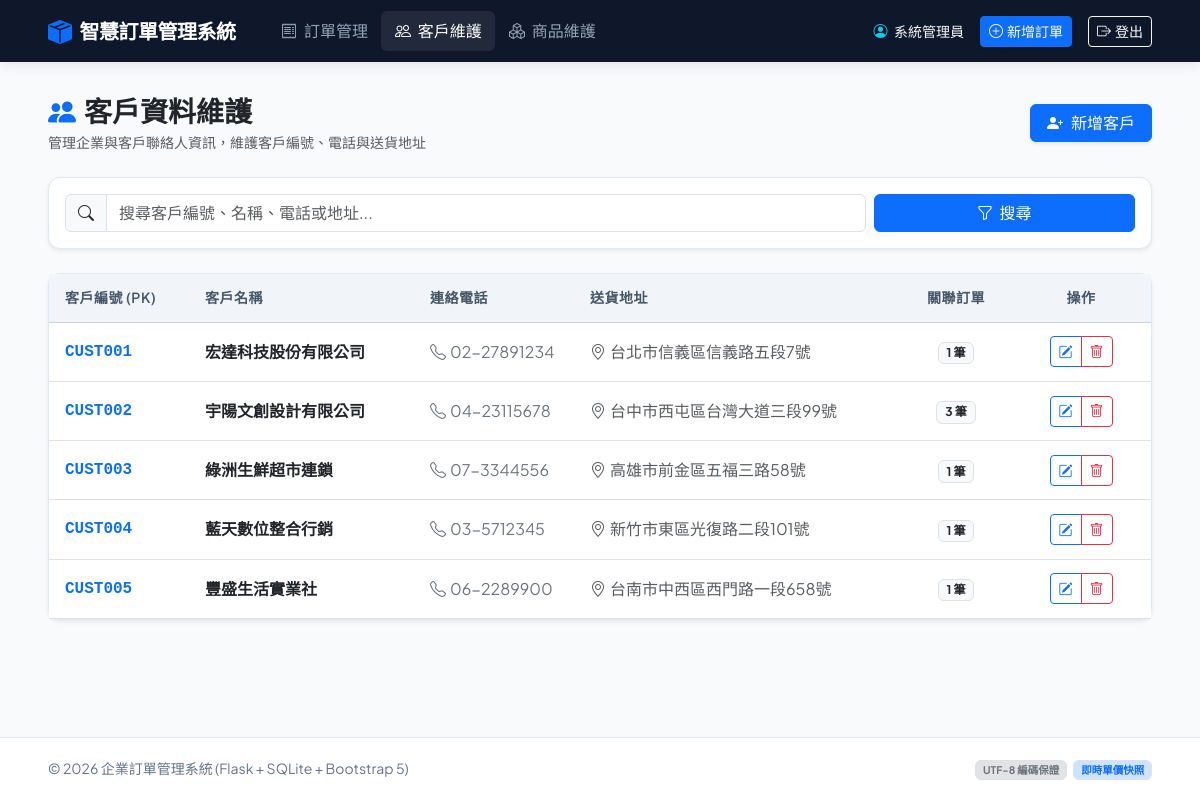
The app's page /customers (signed in) with its own data.
### tables this page shows
CREATE TABLE customer (
        customer_id TEXT PRIMARY KEY,
        name TEXT NOT NULL,
        phone TEXT NOT NULL,
        address TEXT NOT NULL
    );

### app.py (the view)
@app.route("/customers")
@login_required
def customers_list():
    q = request.args.get("q", "").strip()
    conn = get_db_connection()
    if q:
        wildcard = f"%{q}%"
        customers = conn.execute("""
            SELECT c.*, COUNT(o.order_id) AS order_count
            FROM customer c
            LEFT JOIN orders o ON c.customer_id = o.customer_id
            WHERE c.customer_id LIKE ? OR c.name LIKE ? OR c.phone LIKE ? OR c.address LIKE ?
            GROUP BY c.customer_id
            ORDER BY c.customer_id ASC;
        """, (wildcard, wildcard, wildcard, wildcard)).fetchall()
    else:
        customers = conn.execute("""
            SELECT c.*, COUNT(o.order_id) AS order_count
            FROM customer c
            LEFT JOIN orders o ON c.customer_id = o.customer_id
            GROUP BY c.customer_id
            ORDER BY c.customer_id ASC;
        """).fetchall()
    conn.close()
    return render_template("customers.html", customers=customers, search_query=q)

### app.py (called while the page is built)
def login_required(f):
    @wraps(f)
    def decorated_function(*args, **kwargs):
        if "user_id" not in session:
            flash("請先登入系統以存取管理功能", "warning")
            return redirect(url_for("login", next=request.url))
        return f(*args, **kwargs)
    return decorated_function

@app.context_processor
def inject_globals():
    return {
        "current_user": session.get("display_name"),
        "is_logged_in": "user_id" in session,
        "now": datetime.now()
    }

### database.py (called while the page is built)
def get_db_connection():
    conn = sqlite3.connect(DB_PATH)
    conn.row_factory = sqlite3.Row
    conn.execute("PRAGMA foreign_keys = ON;")
    return conn

### templates/customers.html (shortened to what this page needs)
{% extends "base.html" %}
{% block content %}
<div class="d-flex flex-column flex-md-row justify-content-between align-items-md-center gap-3 mb-4">
    <div>
        <h3 class="fw-bold mb-1 text-dark"><i class="bi bi-people-fill text-primary me-2"></i>客戶資料維護</h3>
        <p class="text-muted small mb-0">管理企業與客戶聯絡人資訊，維護客戶編號、電話與送貨地址</p>
    </div>
    <div>
        <button type="button" class="btn btn-primary px-3 shadow-sm d-flex align-items-center gap-2" data-bs-toggle="modal" data-bs-target="#customerModal" onclick="openAddModal()">
            <i class="bi bi-person-plus-fill"></i> 新增客戶
        </button>
    </div>
</div>
<div class="card shadow-sm mb-4">
    <div class="card-body p-3">
        <form method="GET" action="{{ url_for('customers_list') }}" class="row g-2">
            <div class="col-md-9">
                <div class="input-group">
                    <span class="input-group-text bg-light"><i class="bi bi-search"></i></span>
                    <input type="text" name="q" class="form-control" placeholder="搜尋客戶編號、名稱、電話或地址..." value="{{ search_query }}">
                </div>
            </div>
            <div class="col-md-3 d-flex gap-2">
                <button type="submit" class="btn btn-primary flex-grow-1">
                    <i class="bi bi-funnel me-1"></i> 搜尋
                </button>
            </div>
        </form>
    </div>
</div>
<div class="card shadow-sm">
    <div class="table-responsive">
        <table class="table table-hover align-middle mb-0">
            <thead class="table-light">
                <tr>
                    <th style="width: 140px;">客戶編號 (PK)</th>
                    <th>客戶名稱</th>
                    <th style="width: 160px;">連絡電話</th>
                    <th>送貨地址</th>
                    <th style="width: 110px;" class="text-center">關聯訂單</th>
                    <th style="width: 140px;" class="text-center">操作</th>
                </tr>
            </thead>
            <tbody>
                {% if customers %}
                    {% for c in customers %}
                    <tr>
                        <td class="font-monospace fw-bold text-primary">{{ c.customer_id }}</td>
                        <td>
                            <div class="fw-bold text-dark">{{ c.name }}</div>
                        </td>
                        <td>
                            <span class="text-secondary"><i class="bi bi-telephone me-1"></i>{{ c.phone }}</span>
                        </td>
                        <td>
                            <span class="text-muted"><i class="bi bi-geo-alt me-1"></i>{{ c.address }}</span>
                        </td>
                        <td class="text-center">
                            <span class="badge bg-light text-dark border">{{ c.order_count }} 筆</span>
                        </td>
                        <td class="text-center">
                            <div class="btn-group btn-group-sm">
                                <button type="button" class="btn btn-outline-primary btn-edit-customer"
                                        data-id="{{ c.customer_id }}"
                                        data-name="{{ c.name }}"
                                        data-phone="{{ c.phone }}"
                                        data-address="{{ c.address }}"
                                        title="編輯客戶">
                                    <i class="bi bi-pencil-square"></i>
                                </button>
                                <button type="button" class="btn btn-outline-danger" data-bs-toggle="modal" data-bs-target="#deleteCustModal{{ loop.index }}" title="刪除客戶">
                                    <i class="bi bi-trash"></i>
                                </button>
                            </div>
                        </td>
                    </tr>
                    {% endfor %}
                {% endif %}
            </tbody>
        </table>
    </div>
</div>
{% endblock %}

### templates/base.html (style rules this page uses)
:root { --bs-body-font-family: 'Noto Sans TC', 'Plus Jakarta Sans', system-ui, -apple-system, sans-serif; --primary-gradient: linear-gradient(135deg, #1e3a8a 0%, #3b82f6 100%); --sidebar-bg: #0f172a; }
body { font-family: var(--bs-body-font-family); background-color: #f8fafc; color: #334155; min-height: 100vh; display: flex; flex-direction: column; }
.card { border: 1px solid #e2e8f0; border-radius: 12px; box-shadow: 0 1px 3px rgba(0,0,0,0.04), 0 1px 2px rgba(0,0,0,0.02); transition: transform 0.2s ease, box-shadow 0.2s ease; }
.table > :not(caption) > * > * { padding: 0.85rem 1rem; vertical-align: middle; }
.table thead th { background-color: #f1f5f9; color: #475569; font-size: 0.875rem; text-transform: uppercase; letter-spacing: 0.5px; font-weight: 600; border-bottom: 1px solid #cbd5e1; }

### records on screen
customer: customer_id "CUST001", name "宏達科技股份有限公司", phone "02-27891234", address "台北市信義區信義路五段7號", order_count "1"
customer: customer_id "CUST002", name "宇陽文創設計有限公司", phone "04-23115678", address "台中市西屯區台灣大道三段99號", order_count "3"
customer: customer_id "CUST003", name "綠洲生鮮超市連鎖", phone "07-3344556", address "高雄市前金區五福三路58號", order_count "1"
customer: customer_id "CUST004", name "藍天數位整合行銷", phone "03-5712345", address "新竹市東區光復路二段101號", order_count "1"
customer: customer_id "CUST005", name "豐盛生活實業社", phone "06-2289900", address "台南市中西區西門路一段658號", order_count "1"

### other values on screen
{{ current_user }} "系統管理員"
